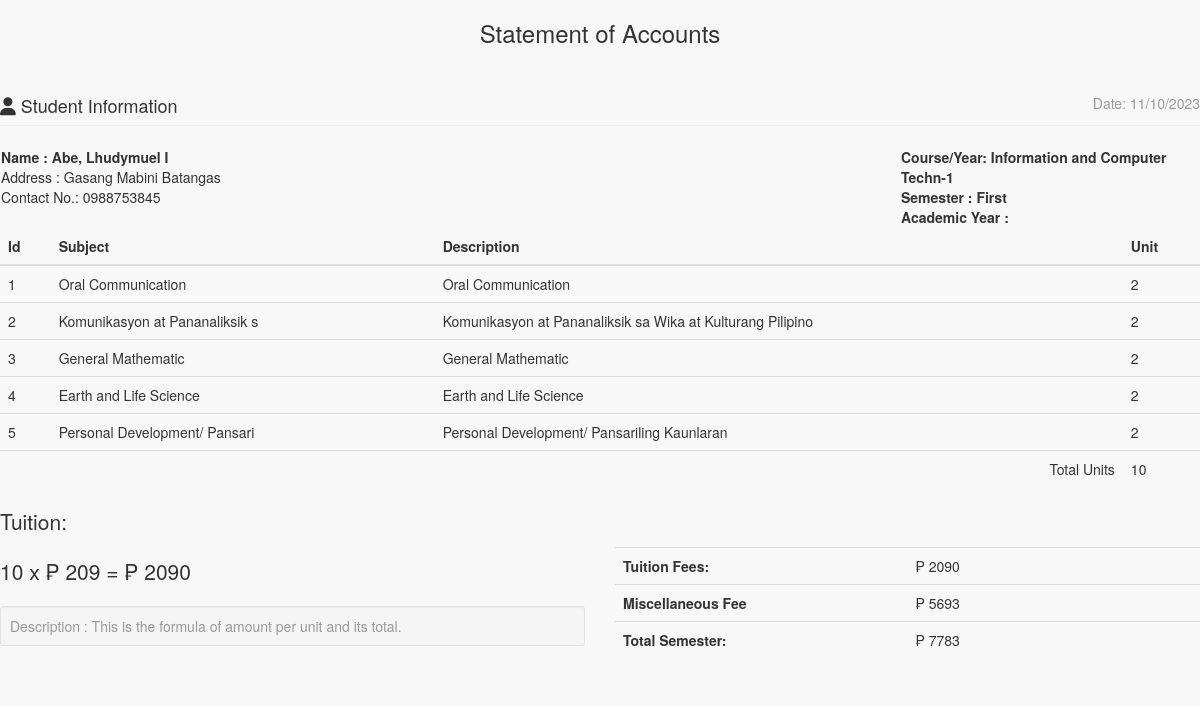
The page /statementaccnt.php (signed in) on the database its author committed.
### tables this page shows
CREATE TABLE `course` (
  `COURSE_ID` int(11) NOT NULL,
  `COURSE_NAME` varchar(30) NOT NULL,
  `COURSE_LEVEL` varchar(50) NOT NULL DEFAULT '1',
  `COURSE_MAJOR` varchar(30) NOT NULL DEFAULT 'None',
  `COURSE_DESC` varchar(255) NOT NULL,
  `DEPT_ID` int(11) NOT NULL,
  `SETSEMESTER` varchar(90) NOT NULL
);

CREATE TABLE `subject` (
  `SUBJ_ID` int(11) NOT NULL,
  `SUBJ_CODE` varchar(30) NOT NULL,
  `SUBJ_DESCRIPTION` varchar(255) NOT NULL,
  `UNIT` int(2) NOT NULL,
  `PRE_REQUISITE` varchar(30) NOT NULL DEFAULT 'None',
  `COURSE_ID` int(11) NOT NULL,
  `AY` varchar(30) NOT NULL,
  `SEMESTER` varchar(20) NOT NULL,
  `PreTaken` tinyint(1) NOT NULL
);

### include/database.php (called while the page is built, shortened)
<?php
class Database {
	var $sql_string = '';
	public $conn;
	public function open_connection() {
		$this->conn = mysqli_connect(server,user,pass);
		if(!$this->conn){
			echo "Problem in database connection! Contact administrator!";
			exit();
		}else{
			$db_select = mysqli_select_db($this->conn,database_name);
		}
	}
	function setQuery($sql='') {
		$this->sql_string=$sql;
	}
	function executeQuery() {
		$result = mysqli_query($this->conn,$this->sql_string);
		return $result;
	}
	private function confirm_query($result) {
		return $result;
	}
	function loadResultList( $key='' ) {
		$cur = $this->executeQuery();
		$array = array();
		while ($row = mysqli_fetch_object($cur)) {
			if ($key) {
				$array[$row->$key] = $row;
			} else {
				$array[] = $row;
			}
		}
		return $array;
	}
	function loadSingleResult() {
		$cur = $this->executeQuery();
		while ($row = mysqli_fetch_object($cur)) {
		return $data = $row;
		}
	}
}
$mydb = new Database();
?>

### include/courses.php (called while the page is built, shortened)
<?php
require_once(LIB_PATH.DS.'database.php');
class Course {
	protected static  $tblname = "course";
	function single_course($id=""){
			global $mydb;
			$mydb->setQuery("SELECT * FROM ".self::$tblname."
				Where COURSE_ID= '{$id}' LIMIT 1");
			$cur = $mydb->loadSingleResult();
			return $cur;
	}
}
?>

### statementaccnt.php (the view, shortened to what this page needs)
<?php
require_once("include/initialize.php");
?>
<!DOCTYPE html>
<html>
<head>
  <link href="<?php echo web_root; ?>admin/css/bootstrap.min.css" rel="stylesheet">
    <link href="<?php echo web_root; ?>admin/css/metisMenu.min.css" rel="stylesheet">
    <link href="<?php echo web_root; ?>admin/css/timeline.css" rel="stylesheet">
    <link href="<?php echo web_root; ?>admin/css/sb-admin-2.css" rel="stylesheet">
   <link href="<?php echo web_root; ?>admin/css/morris.css" rel="stylesheet">
    <link href="<?php echo web_root; ?>admin/font/css/font-awesome.min.css" rel="stylesheet" type="text/css">
  <link href="<?php echo web_root; ?>admin/font/font-awesome.min.css" rel="stylesheet" type="text/css">
    <link href="<?php echo web_root; ?>admin/css/dataTables.bootstrap.css" rel="stylesheet">
<link href="<?php echo web_root; ?>css/bootstrap-datetimepicker.min.css" rel="stylesheet" media="screen">
 <link href="<?php echo web_root; ?>css/datepicker.css" rel="stylesheet" media="screen">
 <link href="<?php echo web_root; ?>admin/css/costum.css" rel="stylesheet">
</head>
<body onload="window.print()">
<div class="wrapper">
    <section class="invoice">
      <div class="row">
        <h3 align="center">Statement of Accounts</h3>
      </div>
      <div class="row">
        <div class="col-xs-12">
          <h4 class="page-header">
            <i class="fa fa-user"></i> Student Information
            <small class="pull-right">Date: <?php echo date('m/d/Y'); ?></small>
          </h4>
        </div>
      </div>
      <table>
        <tr>
          <td width="75%" colspan="2" >
            <address>
            <b>Name : <?php echo $_SESSION['LNAME']. ', ' .$_SESSION['FNAME'] .' ' .$_SESSION['MI'];?></b><br>
            Address : <?php echo $_SESSION['PADDRESS'];?><br>
            Contact No.: <?php echo $_SESSION['CONTACT'];?><br>
          </address>
          </td>
          <td >
             <b>Course/Year:  <?php
            $course = New Course();
            $singlecourse = $course->single_course($_SESSION['COURSEID']);
            echo $_SESSION['COURSE_YEAR'] = $singlecourse->COURSE_NAME.'-'.$singlecourse->COURSE_LEVEL;
            ?></b><br>
          <b>Semester : <?php echo $_SESSION['SEMESTER']; ?></b> <br/>
          <b>Academic Year : <?php echo $_SESSION['SY']; ?></b>
          </td>
        </tr>
      </table>
<?php
  if (isset($_SESSION['gvCart'])){
?>
<div class="row">
  <div class="col-xs-12 table-responsive">
    <table class="table table-striped">
      <thead>
      <tr>
        <th>Id</th>
        <th>Subject</th>
        <th>Description</th>
        <th>Unit</th>
      </tr>
      </thead>
      <tbody>
      <?php
        $totunit = '';
          if (isset($_SESSION['gvCart'])){
             $count_cart = count($_SESSION['gvCart']);
                for ($i=0; $i < $count_cart  ; $i++) {
                    $query = "SELECT * FROM `subject` s, `course` c WHERE s.COURSE_ID=c.COURSE_ID AND SUBJ_ID=" . $_SESSION['gvCart'][$i]['subjectid'];
                     $mydb->setQuery($query);
                     $cur = $mydb->loadResultList();
                      foreach ($cur as $result) {
                         echo '<tr>';
                          echo '<td>' . $result->SUBJ_ID.'</a></td>';
                          echo '<td>'. $result->SUBJ_CODE.'</td>';
                          echo '<td>'. $result->SUBJ_DESCRIPTION.'</td>';
                          echo '<td>' . $result->UNIT.'</a></td>';
                          echo '</tr>';
                          $totunit +=  $result->UNIT;
                      }
                }
              }
          ?>
      </tbody>
     </table>
<?php
}else{
?>
    <table class="table table-striped">
      <thead>
      <tr>
        <th>Id</th>
        <th>Subject</th>
        <th>Description</th>
        <th>Unit</th>
      </tr>
      </thead>
      <tbody>
      <?php
       $totunit = 0;
      $mydb->setQuery("SELECT * FROM `subject` s, `course` c
        WHERE s.COURSE_ID=c.COURSE_ID AND s.COURSE_ID=".$_SESSION['COURSEID']." AND SEMESTER='".$_SESSION['SEMESTER']."'");
      $cur = $mydb->loadResultList();
      foreach ($cur as $result) {
        echo '<tr>';
        echo '<td>'.$result->SUBJ_ID.'</td>';
        echo '<td>'.$result->SUBJ_CODE.'</td>';
        echo '<td>'.$result->SUBJ_DESCRIPTION.'</td>';
        echo '<td>'.$result->UNIT.'</td>';
        echo '</tr>';
        $totunit +=  $result->UNIT;
      }
      ?>
      <tr>
      <td colspan="3" align="right" >Total Units</td>
      <td><?php echo $totunit;?></td>
      </tr>
      </tbody>
    </table>
<?php
}
?>
   <div class="row">
        <div class="col-xs-6">
          <p class="lead">Tuition:</p>
        <p class="lead">
          <?php
          $totunit = $totunit <= 0 ? 0 : $totunit;
           $perunit = 209;
           $entrancefee = 5693;
           $subtot = $totunit * $perunit;
           $totsem = $entrancefee + $subtot;
           echo $totunit .' x  &#8369 ' . $perunit . ' =  &#8369 ' . $subtot ;
           ?>
          </p>
          <p class="text-muted well well-sm no-shadow" style="margin-top: 10px;">
           Description : This is the formula of amount per unit and its total.
          </p>
        </div>
        <div class="col-xs-6">
         <br/>
         <br/>
            <table class="table">
              <tr>
                <th style="width:50%">Tuition Fees:</th>
                <td> &#8369 <?php echo  $subtot; ?></td>
              </tr>
              <tr>
                <th>Miscellaneous Fee</th>
                <td> &#8369 <?php echo  $entrancefee  ; ?></td>
              </tr>
              <tr>
                <th>Total Semester:</th>
                <td> &#8369 <?php echo  $totsem; ?>
                </td>
              </tr>
            </table>
          </div>
      </div>
    </section>
    </div>
 </body>
 </html>

### admin/css/sb-admin-2.css (style rules this page uses)
body { background-color: #f8f8f8; }

### rows shown on the page
course: COURSE_NAME+COURSE_LEVEL "Information and Computer Techn-1"
subject: SUBJ_ID "1", SUBJ_CODE "Oral Communication", SUBJ_DESCRIPTION "Oral Communication", UNIT "2"
subject: SUBJ_ID "2", SUBJ_CODE "Komunikasyon at Pananaliksik s", SUBJ_DESCRIPTION "Komunikasyon at Pananaliksik sa Wika at Kulturang Pilipino", UNIT "2"
subject: SUBJ_ID "3", SUBJ_CODE "General Mathematic", SUBJ_DESCRIPTION "General Mathematic", UNIT "2"
subject: SUBJ_ID "4", SUBJ_CODE "Earth and Life Science", SUBJ_DESCRIPTION "Earth and Life Science", UNIT "2"
subject: SUBJ_ID "5", SUBJ_CODE "Personal Development/ Pansari", SUBJ_DESCRIPTION "Personal Development/ Pansariling Kaunlaran", UNIT "2"

### other values the page prints
$_SESSION['LNAME'] "Abe"
$_SESSION['FNAME'] "Lhudymuel"
$_SESSION['MI'] "I"
$_SESSION['PADDRESS'] "Gasang Mabini Batangas"
$_SESSION['CONTACT'] "0988753845"
$_SESSION['SEMESTER'] "First"
$totunit "10"
$perunit "209"
$subtot "2090"
$entrancefee "5693"
$totsem "7783"
